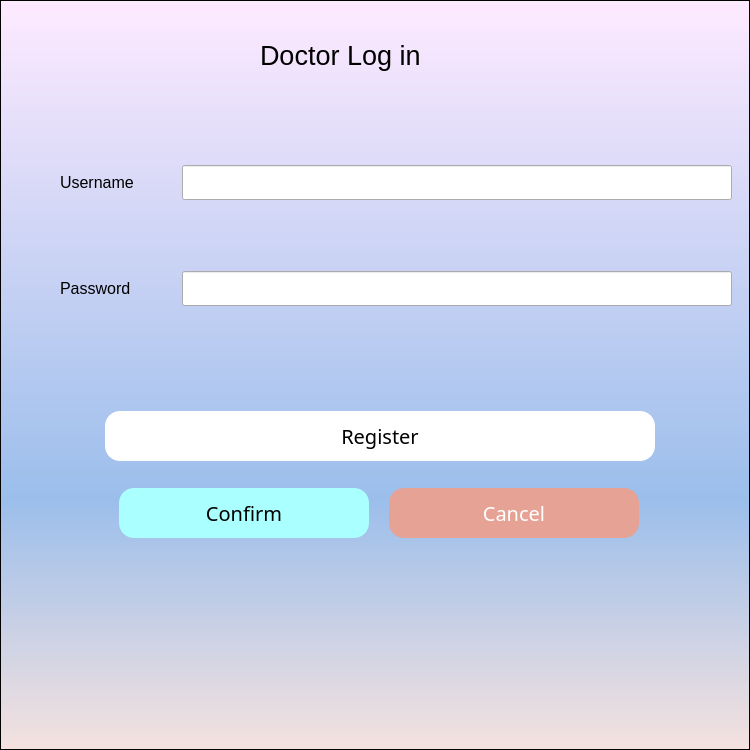
<?xml version="1.0" encoding="UTF-8"?>
<ui version="4.0">
 <class>Form</class>
 <widget class="QWidget" name="Form">
  <property name="geometry">
   <rect>
    <x>0</x>
    <y>0</y>
    <width>750</width>
    <height>750</height>
   </rect>
  </property>
  <property name="windowTitle">
   <string>Form</string>
  </property>
  <widget class="QLabel" name="label_5">
   <property name="geometry">
    <rect>
     <x>260</x>
     <y>30</y>
     <width>301</width>
     <height>51</height>
    </rect>
   </property>
   <property name="font">
    <font>
     <family>Arial</family>
     <pointsize>20</pointsize>
    </font>
   </property>
   <property name="text">
    <string>Doctor Log in</string>
   </property>
  </widget>
  <widget class="QWidget" name="verticalLayoutWidget">
   <property name="geometry">
    <rect>
     <x>60</x>
     <y>100</y>
     <width>682</width>
     <height>271</height>
    </rect>
   </property>
   <layout class="QVBoxLayout" name="verticalLayout_5">
    <property name="rightMargin">
     <number>10</number>
    </property>
    <item>
     <layout class="QHBoxLayout" name="horizontalLayout_7">
      <item>
       <widget class="QLabel" name="label_6">
        <property name="font">
         <font>
          <family>Arial</family>
          <pointsize>12</pointsize>
         </font>
        </property>
        <property name="text">
         <string>Username</string>
        </property>
       </widget>
      </item>
      <item>
       <widget class="QLineEdit" name="lineEdit">
        <property name="sizePolicy">
         <sizepolicy hsizetype="Fixed" vsizetype="Fixed">
          <horstretch>0</horstretch>
          <verstretch>0</verstretch>
         </sizepolicy>
        </property>
        <property name="minimumSize">
         <size>
          <width>550</width>
          <height>35</height>
         </size>
        </property>
        <property name="maximumSize">
         <size>
          <width>550</width>
          <height>35</height>
         </size>
        </property>
       </widget>
      </item>
     </layout>
    </item>
    <item>
     <layout class="QHBoxLayout" name="horizontalLayout_8">
      <item>
       <widget class="QLabel" name="label_7">
        <property name="font">
         <font>
          <family>Arial</family>
          <pointsize>12</pointsize>
         </font>
        </property>
        <property name="text">
         <string>Password</string>
        </property>
       </widget>
      </item>
      <item>
       <widget class="QLineEdit" name="lineEdit_2">
        <property name="sizePolicy">
         <sizepolicy hsizetype="Fixed" vsizetype="Fixed">
          <horstretch>0</horstretch>
          <verstretch>0</verstretch>
         </sizepolicy>
        </property>
        <property name="minimumSize">
         <size>
          <width>550</width>
          <height>35</height>
         </size>
        </property>
        <property name="maximumSize">
         <size>
          <width>550</width>
          <height>35</height>
         </size>
        </property>
       </widget>
      </item>
     </layout>
    </item>
   </layout>
  </widget>
  <widget class="QWidget" name="verticalLayoutWidget_2">
   <property name="geometry">
    <rect>
     <x>90</x>
     <y>390</y>
     <width>580</width>
     <height>171</height>
    </rect>
   </property>
   <layout class="QVBoxLayout" name="verticalLayout_6">
    <property name="leftMargin">
     <number>15</number>
    </property>
    <property name="rightMargin">
     <number>15</number>
    </property>
    <item>
     <widget class="QPushButton" name="pushButton_3">
      <property name="sizePolicy">
       <sizepolicy hsizetype="Fixed" vsizetype="Fixed">
        <horstretch>0</horstretch>
        <verstretch>0</verstretch>
       </sizepolicy>
      </property>
      <property name="minimumSize">
       <size>
        <width>550</width>
        <height>50</height>
       </size>
      </property>
      <property name="maximumSize">
       <size>
        <width>550</width>
        <height>50</height>
       </size>
      </property>
      <property name="font">
       <font>
        <family>Microsoft Yahei</family>
        <pointsize>-1</pointsize>
        <weight>50</weight>
        <italic>false</italic>
        <bold>false</bold>
       </font>
      </property>
      <property name="cursor">
       <cursorShape>PointingHandCursor</cursorShape>
      </property>
      <property name="styleSheet">
       <string notr="true">QPushButton
{
    font-family:Microsoft Yahei;
    font:20px;
    color:black;
    background-color:rgb(255, 255, 255);
    border-radius:15px;
}

QPushButton:hover
{
    background-color:rgb(231, 215, 215);
}

QPushButton:pressed
{
    background-color:rgb(231, 215, 215);
    padding-left:3px;
    padding-top:3px;
}</string>
      </property>
      <property name="text">
       <string>Register</string>
      </property>
     </widget>
    </item>
    <item>
     <layout class="QHBoxLayout" name="horizontalLayout_9">
      <item>
       <widget class="QPushButton" name="pushButton">
        <property name="sizePolicy">
         <sizepolicy hsizetype="Fixed" vsizetype="Fixed">
          <horstretch>0</horstretch>
          <verstretch>0</verstretch>
         </sizepolicy>
        </property>
        <property name="minimumSize">
         <size>
          <width>250</width>
          <height>50</height>
         </size>
        </property>
        <property name="font">
         <font>
          <family>Microsoft Yahei</family>
          <pointsize>-1</pointsize>
          <weight>50</weight>
          <italic>false</italic>
          <bold>false</bold>
         </font>
        </property>
        <property name="cursor">
         <cursorShape>PointingHandCursor</cursorShape>
        </property>
        <property name="styleSheet">
         <string notr="true">QPushButton
{
    font-family:Microsoft Yahei;
    font:20px;
    color:black;
    background-color:rgb(170, 255, 255);
    border-radius:15px;
}

QPushButton:hover
{
    background-color:rgb(85, 255, 255);
}

QPushButton:pressed
{
    background-color:rgb(85, 255, 255);
    padding-left:3px;
    padding-top:3px;
}</string>
        </property>
        <property name="text">
         <string>Confirm</string>
        </property>
       </widget>
      </item>
      <item>
       <widget class="QPushButton" name="pushButton_2">
        <property name="sizePolicy">
         <sizepolicy hsizetype="Fixed" vsizetype="Fixed">
          <horstretch>0</horstretch>
          <verstretch>0</verstretch>
         </sizepolicy>
        </property>
        <property name="minimumSize">
         <size>
          <width>250</width>
          <height>50</height>
         </size>
        </property>
        <property name="maximumSize">
         <size>
          <width>250</width>
          <height>50</height>
         </size>
        </property>
        <property name="font">
         <font>
          <family>Microsoft Yahei</family>
          <pointsize>-1</pointsize>
          <weight>50</weight>
          <italic>false</italic>
          <bold>false</bold>
         </font>
        </property>
        <property name="cursor">
         <cursorShape>PointingHandCursor</cursorShape>
        </property>
        <property name="styleSheet">
         <string notr="true">QPushButton
{
    font-family:Microsoft Yahei;
    font:20px;
    color:white;
    background-color:rgb(230, 162, 149);
    border-radius:15px;
}

QPushButton:hover
{
    background-color:rgb(184, 67, 44);
}

QPushButton:pressed
{
    background-color:rgb(184, 67, 44);
    padding-left:3px;
    padding-top:3px;
}</string>
        </property>
        <property name="text">
         <string>Cancel</string>
        </property>
       </widget>
      </item>
     </layout>
    </item>
   </layout>
  </widget>
  <widget class="QListView" name="listView">
   <property name="geometry">
    <rect>
     <x>0</x>
     <y>0</y>
     <width>750</width>
     <height>750</height>
    </rect>
   </property>
   <property name="styleSheet">
    <string notr="true">background:qlineargradient(spread:pad, x1:0, y1:0, x2:0, y2:1, stop:0 rgba(254, 234, 255, 255), stop:0.664773 rgba(155, 190, 235, 255), stop:1 rgba(245, 226, 223, 255))</string>
   </property>
  </widget>
  <zorder>listView</zorder>
  <zorder>label_5</zorder>
  <zorder>verticalLayoutWidget</zorder>
  <zorder>verticalLayoutWidget_2</zorder>
 </widget>
 <resources/>
 <connections/>
</ui>
